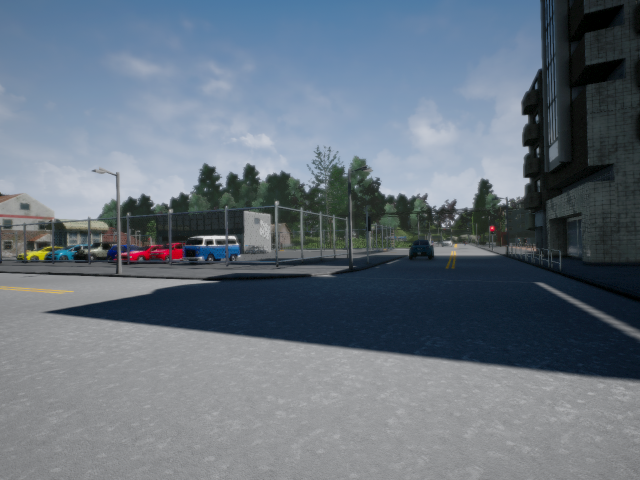
#> input picture course3/module2/data/rgb/frame_00001.png, 1280 x 960 px (shown at 1/2 size); its folder holds only this picture in this run
$ jupyter execute --allow-errors vo.ipynb
#> lines starting #> are read from the running program, lines starting #| are printed output that depends on the picture
# Motion estimation

Given 2 consecutive images:
$$
\{
    I_1, I_2
\}
$$

Find the motion

$$

(R, t)

$$

such that
$$
\{
 R f(I_1) + t \quad \text{best aligns with} \quad f(I_{2})
\}
$$

[cell 1]
import cv2 as cv
import numpy as np
from matplotlib import pyplot as plt
from numpy.linalg import inv
from m2bk import *

K = np.array([[640, 0, 640],
                [0, 480, 480],
                [0,   0,   1]], dtype=np.float32)

def read_depth(i):
    z = str(i).zfill(5)
    depth_name = f"data/depth/frame_{z}.dat"
    depth = np.loadtxt(depth_name, delimiter=',', dtype=np.float64) * 1000.0
    return depth

# 0: Loading and visualizing data

[cell 2]
def read_img(i):
#> called with i = 1
    z = str(i).zfill(5)
    img_name = f"data/rgb/frame_{z}.png"
    img_gray = cv.imread(img_name, flags=0)
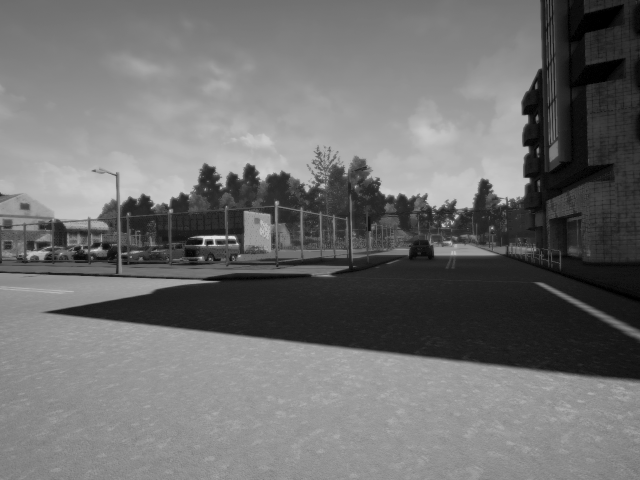
#> img_gray: shape (960, 1280) (shown at 1/2 size); min 0, max 238, mean 111.9
    img_rgb = cv.imread(img_name)[:, :, ::-1]
    return img_gray, img_rgb

img1_gray, img1_rgb = read_img(1)
#> (the rest of this cell did not finish here and is left out)


_, ax = plt.subplots(1, 2, figsize=(12, 8))
ax[0].imshow(img1_rgb)
ax[1].imshow(img2_rgb)

# 1: Extracting image features

[cell 3]
def f(img):
    sift = cv.SIFT_create()
    keypoints, descriptors = sift.detectAndCompute(img, None)
    return keypoints, descriptors

# 2: Find corresponding matches

[cell 4]
def match_features(img1_descriptors, img2_descriptors, ratio_threshold=0.3):
    good_matches = []
    bf = cv.BFMatcher()
    tuple_of_tuples_of_matches = bf.knnMatch(img1_descriptors, img2_descriptors, 2)

    for m1, m2 in tuple_of_tuples_of_matches:
        if m1.distance < m2.distance * ratio_threshold:
            good_matches.append(m1)

    return good_matches

# 3: Estimate motion (R, t)

[cell 5]
def estimate_motion(i, j):
    gray_i, rgb_i = read_img(i)
    gray_j, rgb_j = read_img(j)

    keypoints_i, descriptiors_i = f(gray_i)
    keypoints_j, descriptiors_j = f(gray_j)

    matches = match_features(descriptiors_i, descriptiors_j)
    depth_i = read_depth(i)

    R = np.eye(3)
    t = np.zeros((3, 1))

    img_i_points = []
    img_j_points = []
    obj_points = []

    for m in matches:
        u1, v1 = keypoints_i[m.queryIdx].pt
        u2, v2 = keypoints_j[m.trainIdx].pt
        z = depth_i[int(v1), int(u1)]

        if z <= 0 or z >= 1000:
            continue

        img_i_points.append([u1, v1])
        img_j_points.append([u2, v2])

        xyz_c = np.linalg.inv(K) @ np.array([z*u1, z*v1, z])
        obj_points.append(xyz_c)

    obj_points = np.array(obj_points)
    img2_points_arr = np.array(img_j_points)

    if len(obj_points) > 5:
        _, Rvec, t, _ = cv.solvePnPRansac(obj_points, img2_points_arr, K, None)
        R, _ = cv.Rodrigues(Rvec)

    return R, t, rgb_i, rgb_j, img_i_points, img_j_points

#> (the rest of this cell did not finish here and is left out)

[cell 6]
from m2bk import *
#> (the rest of this cell did not finish here and is left out)

# 4: Estimate trajectory

[cell 7]
def estimate_trajectory(N=52, dist_threshold=0.35):
#> called with N = 52, dist_threshold = 0.35
    pose0 = np.array([0, 0, 0, 1])
#> pose0 = [0, 0, 0, 1]
    traj = np.zeros((3, N))
    T = np.eye(4, 4)
    for k in range(1, N):
        R, t, _, _, _, _ = estimate_motion(k, k+1)
        Tk = np.eye(4, 4)
        Tk[:3, :3] = R
        Tk[:3, 3:] = t

        T = T @ inv(Tk)

        posek = (T @ pose0)[:3]
        traj[:, k] = posek
    return traj

#> (the rest of this cell did not finish here and is left out)
